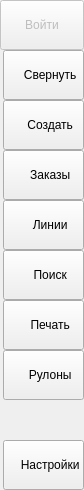
        <widget class="QFrame" name="leftMenuContainer">
         <property name="minimumSize">
          <size>
           <width>0</width>
           <height>0</height>
          </size>
         </property>
         <property name="maximumSize">
          <size>
           <width>60</width>
           <height>16777215</height>
          </size>
         </property>
         <property name="styleSheet">
          <string notr="true">QFrame {
	border: none;
}</string>
         </property>
         <property name="frameShape">
          <enum>QFrame::StyledPanel</enum>
         </property>
         <property name="frameShadow">
          <enum>QFrame::Raised</enum>
         </property>
         <layout class="QVBoxLayout" name="verticalLayout_2">
          <property name="spacing">
           <number>0</number>
          </property>
          <property name="leftMargin">
           <number>0</number>
          </property>
          <property name="topMargin">
           <number>0</number>
          </property>
          <property name="rightMargin">
           <number>0</number>
          </property>
          <property name="bottomMargin">
           <number>0</number>
          </property>
          <item>
           <widget class="QFrame" name="topAccFrame">
            <property name="minimumSize">
             <size>
              <width>0</width>
              <height>0</height>
             </size>
            </property>
            <property name="maximumSize">
             <size>
              <width>16777215</width>
              <height>50</height>
             </size>
            </property>
            <property name="frameShape">
             <enum>QFrame::StyledPanel</enum>
            </property>
            <property name="frameShadow">
             <enum>QFrame::Raised</enum>
            </property>
            <layout class="QVBoxLayout" name="verticalLayout_3">
             <property name="spacing">
              <number>0</number>
             </property>
             <property name="leftMargin">
              <number>0</number>
             </property>
             <property name="topMargin">
              <number>0</number>
             </property>
             <property name="rightMargin">
              <number>0</number>
             </property>
             <property name="bottomMargin">
              <number>0</number>
             </property>
             <item>
              <widget class="QPushButton" name="userButton">
               <property name="enabled">
                <bool>false</bool>
               </property>
               <property name="minimumSize">
                <size>
                 <width>0</width>
                 <height>50</height>
                </size>
               </property>
               <property name="styleSheet">
                <string notr="true">background-image: url(:/icons/images/icons/cil-user.png);</string>
               </property>
               <property name="text">
                <string>Войти</string>
               </property>
               <property name="iconSize">
                <size>
                 <width>50</width>
                 <height>50</height>
                </size>
               </property>
              </widget>
             </item>
            </layout>
           </widget>
          </item>
          <item alignment="Qt::AlignLeft">
           <widget class="QFrame" name="leftMenuFrame">
            <property name="styleSheet">
             <string notr="true">QFrame {
	border: none;
}</string>
            </property>
            <property name="frameShape">
             <enum>QFrame::StyledPanel</enum>
            </property>
            <property name="frameShadow">
             <enum>QFrame::Raised</enum>
            </property>
            <layout class="QVBoxLayout" name="verticalLayout_4">
             <property name="spacing">
              <number>0</number>
             </property>
             <property name="leftMargin">
              <number>3</number>
             </property>
             <property name="topMargin">
              <number>0</number>
             </property>
             <property name="rightMargin">
              <number>0</number>
             </property>
             <property name="bottomMargin">
              <number>0</number>
             </property>
             <item alignment="Qt::AlignTop">
              <widget class="QFrame" name="toggleBox">
               <property name="styleSheet">
                <string notr="true">QFrame {
	border: none;
}</string>
               </property>
               <property name="frameShape">
                <enum>QFrame::StyledPanel</enum>
               </property>
               <property name="frameShadow">
                <enum>QFrame::Raised</enum>
               </property>
               <layout class="QVBoxLayout" name="verticalLayout_5">
                <property name="spacing">
                 <number>0</number>
                </property>
                <property name="leftMargin">
                 <number>0</number>
                </property>
                <property name="topMargin">
                 <number>0</number>
                </property>
                <property name="rightMargin">
                 <number>0</number>
                </property>
                <property name="bottomMargin">
                 <number>0</number>
                </property>
                <item>
                 <widget class="QPushButton" name="toggleButton">
                  <property name="minimumSize">
                   <size>
                    <width>0</width>
                    <height>50</height>
                   </size>
                  </property>
                  <property name="styleSheet">
                   <string notr="true"/>
                  </property>
                  <property name="text">
                   <string>    Свернуть</string>
                  </property>
                  <property name="icon">
                   <iconset resource="resources.qrc">
                    <normaloff>:/icons/images/icons/cil-menu.png</normaloff>:/icons/images/icons/cil-menu.png</iconset>
                  </property>
                  <property name="iconSize">
                   <size>
                    <width>50</width>
                    <height>50</height>
                   </size>
                  </property>
                 </widget>
                </item>
               </layout>
              </widget>
             </item>
             <item alignment="Qt::AlignTop">
              <widget class="QFrame" name="topMenu">
               <property name="styleSheet">
                <string notr="true">QFrame {
	border: none;
}</string>
               </property>
               <property name="frameShape">
                <enum>QFrame::StyledPanel</enum>
               </property>
               <property name="frameShadow">
                <enum>QFrame::Raised</enum>
               </property>
               <layout class="QVBoxLayout" name="verticalLayout_6">
                <property name="spacing">
                 <number>0</number>
                </property>
                <property name="leftMargin">
                 <number>0</number>
                </property>
                <property name="topMargin">
                 <number>0</number>
                </property>
                <property name="rightMargin">
                 <number>0</number>
                </property>
                <property name="bottomMargin">
                 <number>0</number>
                </property>
                <item>
                 <widget class="QPushButton" name="createOrderButton">
                  <property name="minimumSize">
                   <size>
                    <width>0</width>
                    <height>50</height>
                   </size>
                  </property>
                  <property name="text">
                   <string>    Создать</string>
                  </property>
                  <property name="icon">
                   <iconset resource="resources.qrc">
                    <normaloff>:/icons/images/icons/cil-task.png</normaloff>:/icons/images/icons/cil-task.png</iconset>
                  </property>
                 </widget>
                </item>
                <item>
                 <widget class="QPushButton" name="ordersButton">
                  <property name="minimumSize">
                   <size>
                    <width>0</width>
                    <height>50</height>
                   </size>
                  </property>
                  <property name="text">
                   <string>    Заказы</string>
                  </property>
                  <property name="icon">
                   <iconset resource="resources.qrc">
                    <normaloff>:/icons/images/icons/icons8-список-дел-60.png</normaloff>:/icons/images/icons/icons8-список-дел-60.png</iconset>
                  </property>
                  <property name="iconSize">
                   <size>
                    <width>18</width>
                    <height>18</height>
                   </size>
                  </property>
                  <property name="checkable">
                   <bool>true</bool>
                  </property>
                 </widget>
                </item>
                <item>
                 <widget class="QPushButton" name="lineButton">
                  <property name="minimumSize">
                   <size>
                    <width>0</width>
                    <height>50</height>
                   </size>
                  </property>
                  <property name="layoutDirection">
                   <enum>Qt::LeftToRight</enum>
                  </property>
                  <property name="text">
                   <string>    Линии</string>
                  </property>
                  <property name="icon">
                   <iconset resource="resources.qrc">
                    <normaloff>:/icons/images/icons/icons8-производство-60.png</normaloff>:/icons/images/icons/icons8-производство-60.png</iconset>
                  </property>
                  <property name="iconSize">
                   <size>
                    <width>18</width>
                    <height>18</height>
                   </size>
                  </property>
                  <property name="checkable">
                   <bool>true</bool>
                  </property>
                  <property name="checked">
                   <bool>false</bool>
                  </property>
                 </widget>
                </item>
                <item>
                 <widget class="QPushButton" name="searchButton">
                  <property name="minimumSize">
                   <size>
                    <width>0</width>
                    <height>50</height>
                   </size>
                  </property>
                  <property name="text">
                   <string>    Поиск</string>
                  </property>
                  <property name="icon">
                   <iconset resource="resources.qrc">
                    <normaloff>:/icons/images/icons/cil-magnifying-glass.png</normaloff>:/icons/images/icons/cil-magnifying-glass.png</iconset>
                  </property>
                  <property name="checkable">
                   <bool>true</bool>
                  </property>
                 </widget>
                </item>
                <item>
                 <widget class="QPushButton" name="printFrameButton">
                  <property name="minimumSize">
                   <size>
                    <width>0</width>
                    <height>50</height>
                   </size>
                  </property>
                  <property name="text">
                   <string>    Печать</string>
                  </property>
                  <property name="icon">
                   <iconset resource="resources.qrc">
                    <normaloff>:/icons/images/icons/cil-print.png</normaloff>:/icons/images/icons/cil-print.png</iconset>
                  </property>
                  <property name="checkable">
                   <bool>true</bool>
                  </property>
                 </widget>
                </item>
                <item>
                 <widget class="QPushButton" name="rollFrameButton">
                  <property name="minimumSize">
                   <size>
                    <width>0</width>
                    <height>50</height>
                   </size>
                  </property>
                  <property name="text">
                   <string>    Рулоны</string>
                  </property>
                  <property name="icon">
                   <iconset resource="resources.qrc">
                    <normaloff>:/icons/images/icons/cil-cut.png</normaloff>:/icons/images/icons/cil-cut.png</iconset>
                  </property>
                  <property name="checkable">
                   <bool>true</bool>
                  </property>
                 </widget>
                </item>
               </layout>
              </widget>
             </item>
             <item>
              <spacer name="verticalSpacer">
               <property name="orientation">
                <enum>Qt::Vertical</enum>
               </property>
               <property name="sizeHint" stdset="0">
                <size>
                 <width>20</width>
                 <height>40</height>
                </size>
               </property>
              </spacer>
             </item>
             <item alignment="Qt::AlignBottom">
              <widget class="QFrame" name="bottomMenu">
               <property name="styleSheet">
                <string notr="true">QFrame {
	border: none;
}</string>
               </property>
               <property name="frameShape">
                <enum>QFrame::StyledPanel</enum>
               </property>
               <property name="frameShadow">
                <enum>QFrame::Raised</enum>
               </property>
               <layout class="QVBoxLayout" name="verticalLayout_7">
                <property name="spacing">
                 <number>0</number>
                </property>
                <property name="leftMargin">
                 <number>0</number>
                </property>
                <property name="topMargin">
                 <number>0</number>
                </property>
                <property name="rightMargin">
                 <number>0</number>
                </property>
                <property name="bottomMargin">
                 <number>0</number>
                </property>
                <item>
                 <widget class="QPushButton" name="settingsButton">
                  <property name="minimumSize">
                   <size>
                    <width>0</width>
                    <height>50</height>
                   </size>
                  </property>
                  <property name="text">
                   <string>    Настройки</string>
                  </property>
                  <property name="icon">
                   <iconset resource="resources.qrc">
                    <normaloff>:/icons/images/icons/cil-settings.png</normaloff>:/icons/images/icons/cil-settings.png</iconset>
                  </property>
                  <property name="iconSize">
                   <size>
                    <width>50</width>
                    <height>50</height>
                   </size>
                  </property>
                  <property name="checkable">
                   <bool>true</bool>
                  </property>
                 </widget>
                </item>
               </layout>
              </widget>
             </item>
            </layout>
           </widget>
          </item>
         </layout>
        </widget>
